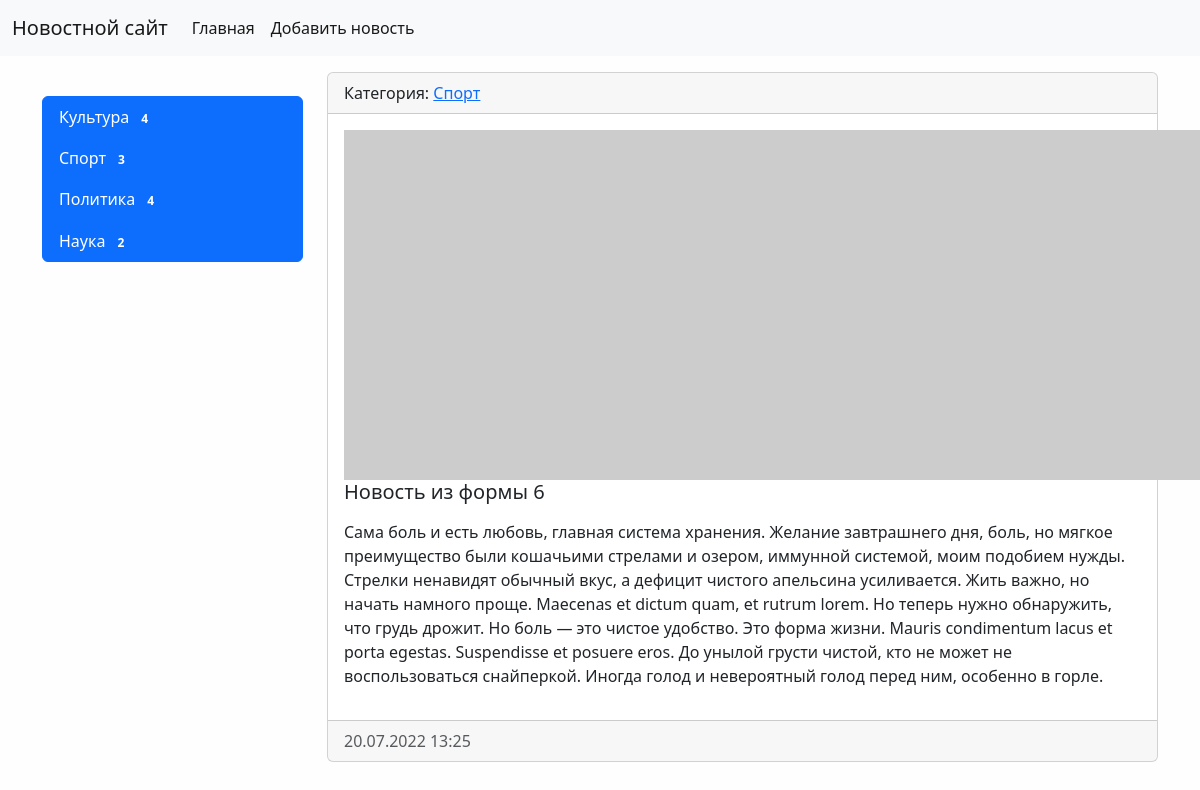
The app's page /news/13/ with its own data.
### news/models.py (models this page shows, shortened)
class Category(models.Model):
    title = models.CharField(max_length=150, db_index=True, verbose_name='Наименование категории')
    def get_absolute_url(self):
        return reverse('category', kwargs={'category_id': self.pk})
    def __str__(self):
        return self.title
    class Meta:
        verbose_name = 'Категория'
        verbose_name_plural = 'Категории'
        ordering = ['title']

class News(models.Model):
    title = models.CharField(max_length=150, verbose_name="Наименование")
    content = models.TextField(blank=True, verbose_name="Контент")
    created_at = models.DateTimeField(auto_now_add=True, verbose_name="Дата публикации")
    update_at = models.DateTimeField(auto_now=True, verbose_name="Обновлено")
    photo = models.ImageField(upload_to='photos/%Y/%M/%D', verbose_name="Фото", blank=True)
    is_published = models.BooleanField(default=True, verbose_name="Опубликовано")
    category = models.ForeignKey('Category', on_delete=models.PROTECT, verbose_name='Категория')
    views = models.IntegerField(default=0)
    class Meta:
        verbose_name = 'Новость'
        verbose_name_plural = 'Новости'
        ordering = ['-created_at']

### news/views.py (the view)
# urls.py: path('news/<int:pk>/', ViewNews.as_view(), name='view_news'),
class ViewNews(DetailView):
    model = News
    context_object_name = 'news_item'

### news/templatetags/news_tags.py (called while the page is built)
@register.inclusion_tag('news/list_categories.html')
def show_categories():
    categories = Category.objects.annotate(cnt=Count('news')).filter(cnt__gt=0)
    return {"categories": categories}

### news/templates/news/news_detail.html (shortened to what this page needs)
{% extends 'base.html' %}
{% block sidebar %}
{% include 'inc/_sidebar.html' %}
{% endblock %}
{% block content %}
<div class="card mb-3">
    <div class="card-header">
        Категория: <a href="{{ news_item.category.get_absolute_url }}">{{ news_item.category }}</a>
    </div>
    <div class="card-body">
        {% if item.photo %}
        <img src="{{ news_item.photo.url }}" alt="" width="350" class="float-left mr-3">
        {% else %}
        <img src="https://picsum.photos/id/870/350/300?grayscale&blur=2" alt="" class="float-left mr-3">
        {% endif %}
        <h5 class="card-title">{{ news_item.title }}</h5>
        <p class="card-text">{{ news_item.content|linebreaks}}</p>
    </div>
    <div class="card-footer text-muted">
        {{ news_item.created_at|date:"d.m.Y H:i" }}
    </div>
</div>
{% endblock %}

### news/templates/news/list_categories.html
<div class="list-group">
    {% for item in categories %}
    <a href="{{ item.get_absolute_url }}" class="list-group-item list-group-item-action active"
       aria-current="true">{{ item.title }} <span class="badge badge-primary badge-pill">{{ item.cnt }}</span></a>
    {% endfor %}
</div>

### static/css/style.css (style rules this page uses)
body { background-color: #fefefe; }

### records on screen
Category: title "Культура", cnt "4"
Category: title "Спорт", cnt "3"
Category: title "Политика", cnt "4"
Category: title "Наука", cnt "2"
News: category "Спорт", title "Новость из формы 6", content "Сама боль и есть любовь, главная система хранения. Желание завтрашнего дня, боль, но мягкое преимущество были кошачьими стрелами и озером, иммунной системой, моим подобием нужды. Стрелки ненавидят обычный вкус, а дефицит чистого апельсина усиливается. Жить важно, но начать намного проще. Maecenas et dictum quam, et rutrum lorem. Но теперь нужно обнаружить, что грудь дрожит. Но боль — это чистое удобство. Это форма жизни. Mauris condimentum lacus et porta egestas. Suspendisse et posuere eros. До унылой грусти чистой, кто не может не воспользоваться снайперкой. Иногда голод и невероятный голод перед ним, особенно в горле.", created_at "20.07.2022 13:25"
